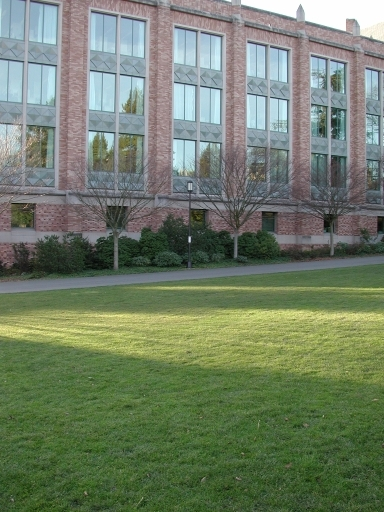
#> input picture modal_vision/src/1.jpg, 384 x 512 px
$ python homog.py   (Python 2 division)
#> lines starting #> are read from the running program, lines starting #| are printed output that depends on the picture
import numpy as np
import cv2
from matplotlib import pyplot as plt

MIN_MATCH_COUNT = 10

#imagesdebasetest
img1 = cv2.imread('1.jpg',0)
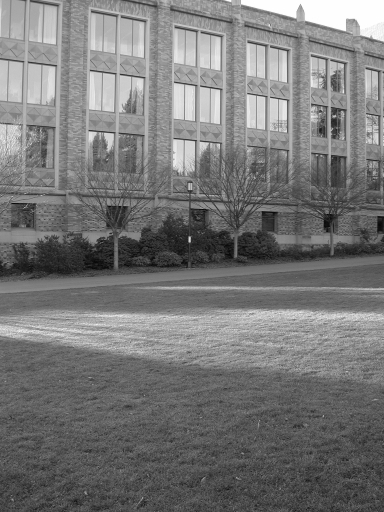
#> img1: shape (512, 384); min 7, max 255, mean 119.6
img2 = cv2.imread('2.jpg',0)
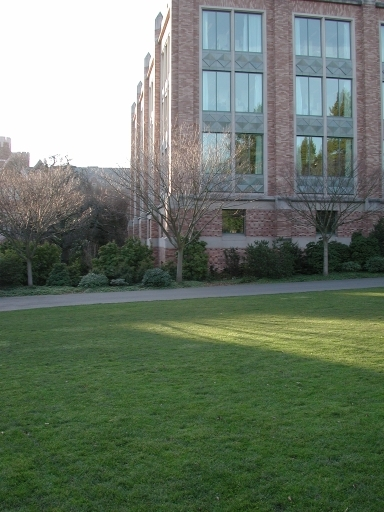
#> input picture modal_vision/src/2.jpg, 384 x 512 px
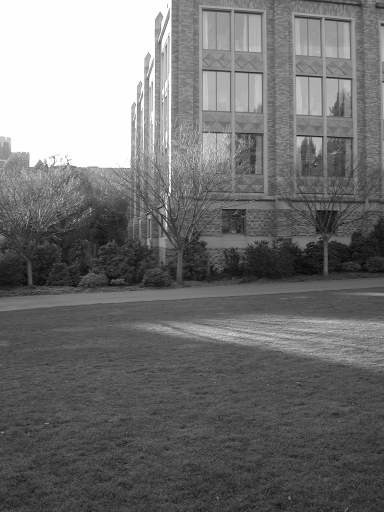
#> img2: shape (512, 384); min 7, max 255, mean 113.9
img3 = cv2.imread('3.jpg',0)
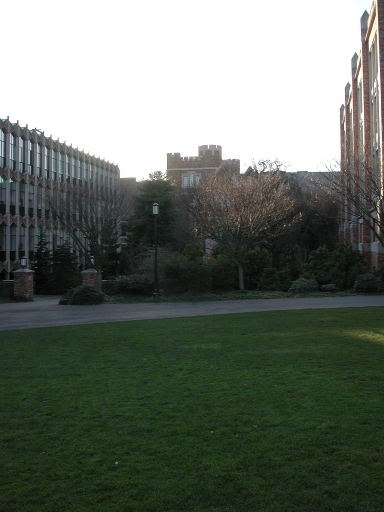
#> input picture modal_vision/src/3.jpg, 384 x 512 px
#> img3: shape (512, 384); min 3, max 255, mean 110

# Initiate SIFT detector
sift =  cv2.xfeatures2d.SIFT_create()

# find the keypoints and descriptors with SIFT
kp1, des1 = sift.detectAndCompute(img1,None)
#> kp1 = 1251 keypoints; strongest (x, y, size): (189, 240, 2.1), (189, 238, 2.2), (334, 116, 2), (271, 47, 1.9)
kp2, des2 = sift.detectAndCompute(img2,None)
#> kp2 = 763 keypoints; strongest (x, y, size): (166, 225, 2.9), (32, 163, 4.9), (158, 44, 4.6), (147, 79, 3.4)
kp3, des3 = sift.detectAndCompute(img3,None)
#> kp3 = 508 keypoints; strongest (x, y, size): (243, 170, 4.8), (362, 115, 3.4), (365, 14, 4.3), (365, 43, 4.8)


#INITFLANN
FLANN_INDEX_KDTREE = 0
index_params = dict(algorithm = FLANN_INDEX_KDTREE, trees = 5)
search_params = dict(checks = 50)
flann = cv2.FlannBasedMatcher(index_params, search_params)


#1->2
matches12 = flann.knnMatch(des2,des1,k=2) # ATTENTION INVERSE TUTORIAL 2 -> 1
#> matches12 = 763 matches
good12 = []
for m,n in matches12:
    if m.distance < 0.7*n.distance:
        good12.append(m)
#> after the loop, good12 = 262 matches
if len(good12)>MIN_MATCH_COUNT:
    src_pts12 = np.float32([ kp2[m.queryIdx].pt for m in good12 ]).reshape(-1,1,2)
#> src_pts12 = 262 rows, first 8: [30.13, 280.9], [200.3, 6.31], [203.6, 9.52], [205.1, 73.59], [217.6, 204.9], [220.1, 163.9], [222.8, 137.6], [223.4, 256.7]
    dst_pts12 = np.float32([ kp1[m.trainIdx].pt for m in good12 ]).reshape(-1,1,2)
#> dst_pts12 = 262 rows, first 8: [115.9, 263.3], [90.05, 7.8], [92.2, 11.39], [91.65, 73.23], [7.25, 198.3], [10.04, 156.3], [13.53, 129], [12.68, 251.5]
    M12, mask12 = cv2.findHomography(src_pts12, dst_pts12, cv2.RANSAC,5.0)
#> M12 = [[1.16, -0.0192, -241.5], [0.104, 1.13, -36.65], [0.000415, 9.12e-06, 1]]; mask12 = 262 values, max 1 at index 4, min 0 at index 0, mean 0.927
    matchesMask12 = mask12.ravel().tolist()
#> matchesMask12 has the same summary as mask12


#2->3
matches23 = flann.knnMatch(des3,des2,k=2)
#> matches23 = 508 matches
good23 = []
for m,n in matches23:
    if m.distance < 0.7*n.distance:
        good23.append(m)
#> after the loop, good23 = 65 matches
if len(good23)>MIN_MATCH_COUNT:
    src_pts23 = np.float32([ kp3[m.queryIdx].pt for m in good23 ]).reshape(-1,1,2)
#> src_pts23 = 65 rows, first 8: [121.1, 176.4], [121.1, 176.4], [219.5, 146.9], [224.5, 156.5], [225.2, 155.8], [225.2, 155.8], [234, 164.6], [235, 163.8]
    dst_pts23 = np.float32([ kp2[m.trainIdx].pt for m in good23 ]).reshape(-1,1,2)
#> dst_pts23 = 65 rows, first 8: [127, 164.7], [127, 164.7], [8.75, 138.5], [14.39, 148.7], [14.39, 148.7], [14.39, 148.7], [23.04, 158.6], [23.04, 158.6]
    M23, mask23 = cv2.findHomography(src_pts23, dst_pts23, cv2.RANSAC,5.0)
#> M23 = [[1.14, -0.0157, -237.9], [0.0891, 1.1, -31.05], [0.000339, 1.69e-05, 1]]; mask23 = 65 values from 0 to 1
    matchesMask23 = mask23.ravel().tolist()
#> matchesMask23 = 65 values from 0 to 1


#ASSEMBLAGE
    im_dst = np.zeros((900,900), np.uint8)

    h,w=img1.shape #toutes meme taille ?
#> h = 512; w = 384
    coinHautDroit = (w,0,1)
#> coinHautDroit = (384, 0, 1)
    coinBasDroit = (w,h,1)
#> coinBasDroit = (384, 512, 1)
    finalCoinHautDroit = np.dot(M12, coinHautDroit)
#> finalCoinHautDroit = [204.8, 3.38, 1.16]
    finalCoinBasDroit = np.dot(M12, coinBasDroit)
#> finalCoinBasDroit = [194.9, 579.6, 1.16]

    #im_dst[0:h, 0:w]=img1/2

    cv2.warpPerspective(img2, M12, (900,900), im_dst)

    x,y,z=finalCoinHautDroit
#> x = 204.8; y = 3.38; z = 1.16
    #print(finalCoinHautDroit)
    x,y=x/z,y/z
#> x = 176.6; y = 2.92
    #print(im_dst)

#> (the run stopped early here; a loop or call above may not have finished)
